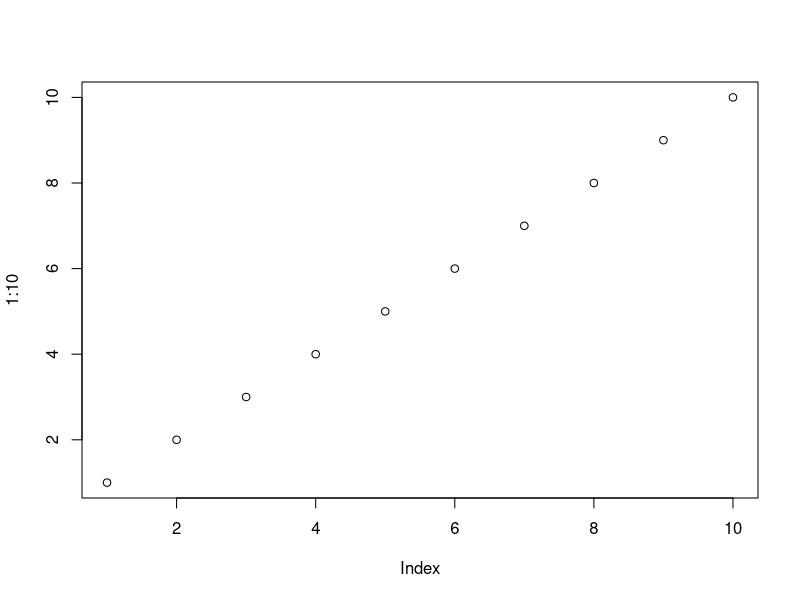
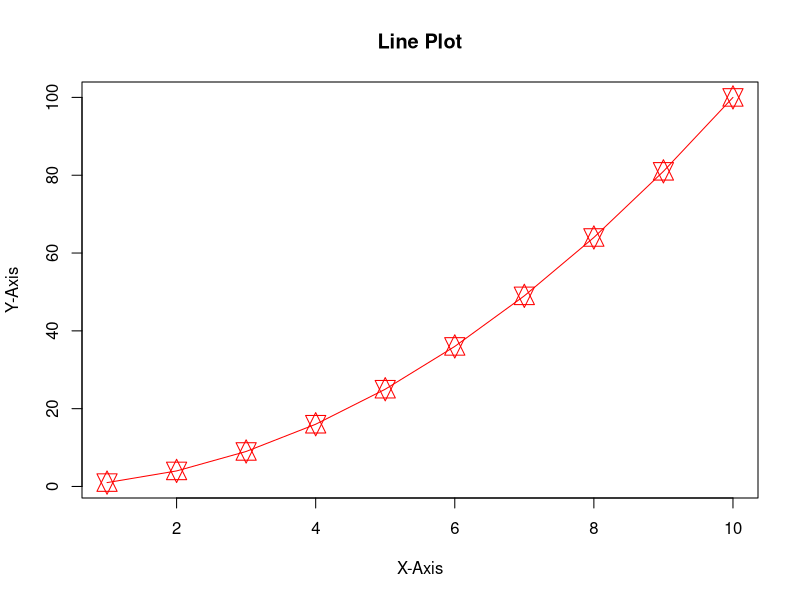
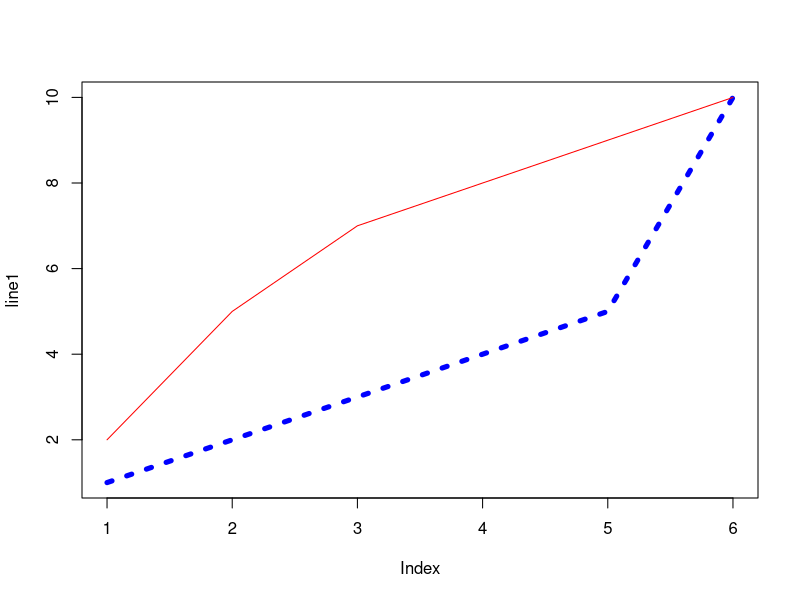
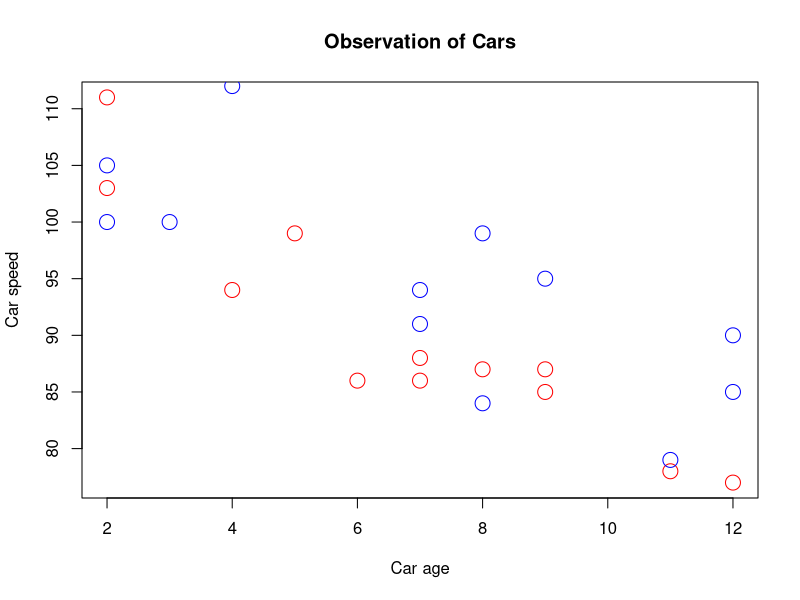

These charts were generated, in order, by the following R code:
# Example Data
x <- 1:10
y <- x^2

a <- c(1, 2, 3, 4, 5)
b <- c(3, 7, 8, 9, 12)

# Line Plot
#plot(1, 3)
#plot(c(1, 8), c(3, 10))
#plot(c(1, 2, 3, 4, 5), c(3, 7, 8, 9, 12))
#plot(1:10, type="l")
plot(1:10)

plot(x, y, type = "o", cex=2, pch=11, col = "red", main = "Line Plot", xlab = "X-Axis", ylab = "Y-Axis")

#cex is size
#pch is style (1 to 25)

#line graph

line1 <- c(1,2,3,4,5,10)
line2 <- c(2,5,7,8,9,10)

plot(line1, type = "l", col = "blue",lwd=5, lty=3)
lines(line2, type="l", col = "red")


#scatter plot

# day one, the age and speed of 12 cars:
x1 <- c(5,7,8,7,2,2,9,4,11,12,9,6)
y1 <- c(99,86,87,88,111,103,87,94,78,77,85,86)

# day two, the age and speed of 15 cars:
x2 <- c(2,2,8,1,15,8,12,9,7,3,11,4,7,14,12)
y2 <- c(100,105,84,105,90,99,90,95,94,100,79,112,91,80,85)

plot(x1, y1, main="Observation of Cars", xlab="Car age", ylab="Car speed", col="red", cex=2)
points(x2, y2, col="blue", cex=2)
